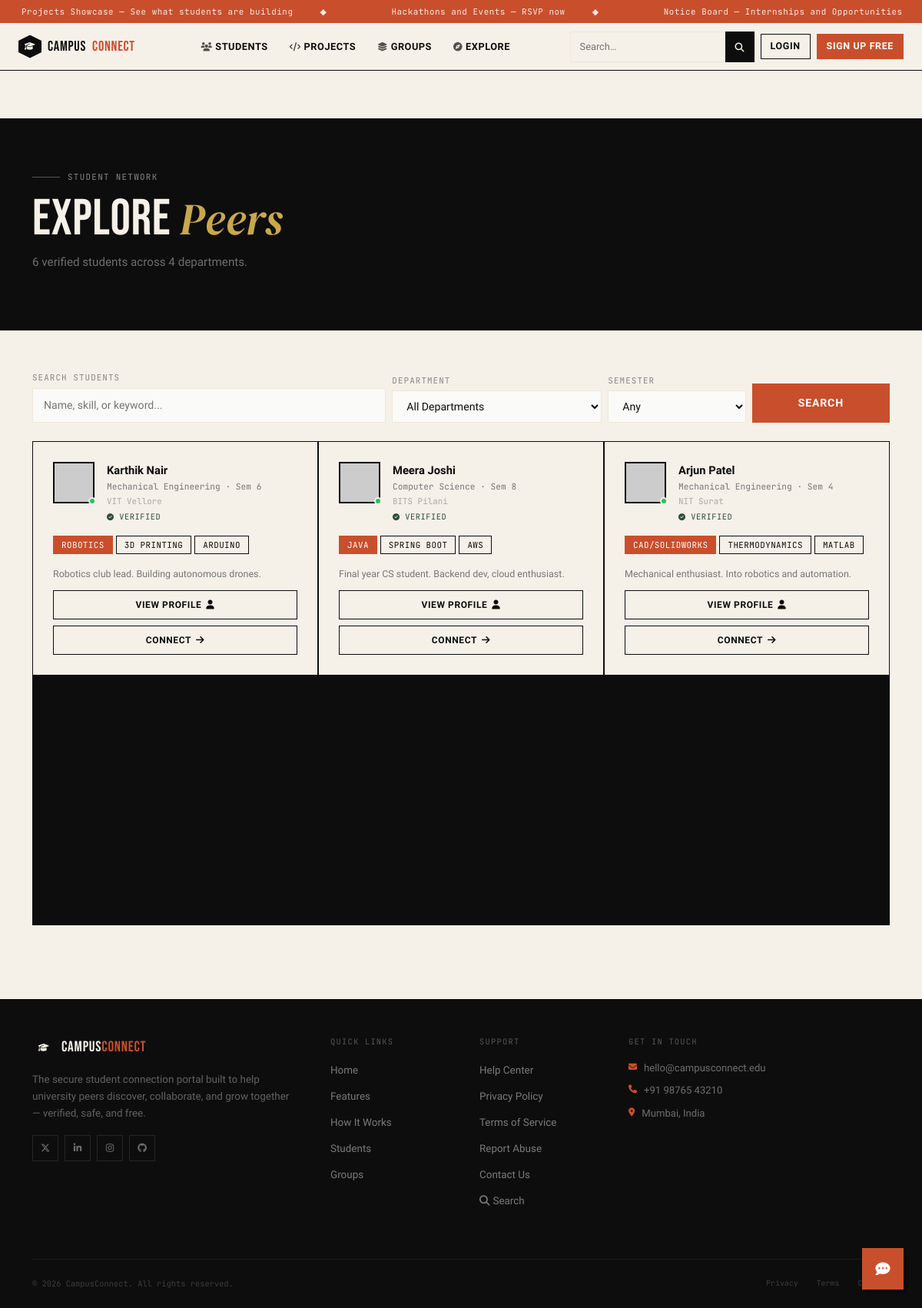
The app's page /pages/students.php with its own data.
### tables this page shows
CREATE TABLE IF NOT EXISTS users (
    id          INT AUTO_INCREMENT PRIMARY KEY,
    name        VARCHAR(100)        NOT NULL,
    email       VARCHAR(150)        NOT NULL UNIQUE,
    password    VARCHAR(255)        NOT NULL,
    department  VARCHAR(100),
    semester    TINYINT UNSIGNED,
    university  VARCHAR(150),
    skills      TEXT,                           
    bio         TEXT,
    avatar      VARCHAR(255)        DEFAULT 'default.jpg',
    is_verified TINYINT(1)          DEFAULT 0,
    is_online   TINYINT(1)          DEFAULT 0,
    created_at  TIMESTAMP           DEFAULT CURRENT_TIMESTAMP
);

### includes/config.php (called while the page is built, shortened)
<?php
function isLoggedIn(): bool {
    return isset($_SESSION['user_id']);
}
function e(string $s): string {
    return htmlspecialchars($s, ENT_QUOTES, 'UTF-8');
}

### pages/students.php (the view, shortened to what this page needs)
<?php
require_once __DIR__ . '/../includes/config.php';
$db = getDB();
$search = trim($_GET['q']    ?? '');
$page   = max(1, (int)($_GET['page'] ?? 1));
$perPage= 12;
$offset = ($page - 1) * $perPage;
$where  = ['u.is_verified = 1'];
$params = [];
$whereSQL = implode(' AND ', $where);
$stCount = $db->prepare("SELECT COUNT(*) FROM users u WHERE $whereSQL");
$stCount->execute($params);
$total = (int)$stCount->fetchColumn();
$stFetch = $db->prepare("SELECT * FROM users u WHERE $whereSQL ORDER BY u.is_online DESC, u.id DESC LIMIT $perPage OFFSET $offset");
$stFetch->execute($params);
$students = $stFetch->fetchAll();
$depts = $db->query("SELECT DISTINCT department FROM users WHERE department IS NOT NULL AND department != '' ORDER BY department")->fetchAll(PDO::FETCH_COLUMN);
$connectionStatus = [];
include __DIR__ . '/../includes/header.php';
?>
<div style="margin-top:92px;background:var(--paper);min-height:100vh;">
  <div style="background:var(--ink);padding:60px 0;">
    <div class="container">
      <div class="cc-section-label white-lbl reveal">Student Network</div>
      <h1 class="cc-heading on-dark reveal d1">Explore <em>Peers</em></h1>
      <p class="reveal d2" style="color:rgba(255,255,255,.4);max-width:500px;margin-top:12px;font-size:.95rem;line-height:1.65;">
        <?= number_format($total) ?> verified students across <?= count($depts) ?> departments.
      </p>
    </div>
  </div>
  <div class="container py-5">
    <form method="GET" class="mb-4 reveal">
      <div class="row g-2 align-items-end">
        <div class="col-lg-5 col-md-4">
          <label class="cc-form-label">Search Students</label>
          <input type="text" name="q" value="<?= e($search) ?>"
                 class="cc-form-input" placeholder="Name, skill, or keyword...">
        </div>
        <div class="col-lg-3 col-md-3">
          <label class="cc-form-label">Department</label>
          <select name="dept" class="cc-form-input">
            <option value="">All Departments</option>
          </select>
        </div>
        <div class="col-lg-2 col-md-2">
          <label class="cc-form-label">Semester</label>
          <select name="sem" class="cc-form-input">
            <option value="0">Any</option>
          </select>
        </div>
        <div class="col-lg-2 col-md-3 d-flex gap-2">
          <button type="submit" class="cc-form-submit flex-grow-1">Search</button>
        </div>
      </div>
    </form>
    <?php if ($students): ?>
    <div class="cc-students-grid mb-5">
      <?php
      $deptMap = [
        'Computer Science'        => 'cs',
        'Mechanical Engineering'  => 'mech',
        'Business Administration' => 'biz',
        'UX Design'               => 'design',
      ];
      foreach ($students as $i => $stu):
        $dept_key   = $deptMap[$stu['department'] ?? ''] ?? 'other';
        $skills     = array_slice(explode(',', $stu['skills'] ?? ''), 0, 3);
        $statusCls  = $stu['is_online'] ? 'online' : 'offline';
        $connStatus = $connectionStatus[(int)$stu['id']] ?? null;
      ?>
      <div class="cc-student-card reveal d<?= ($i % 3) + 1 ?>" data-dept="<?= e($dept_key) ?>">
        <div class="d-flex gap-3 align-items-start mb-3">
          <div class="position-relative flex-shrink-0">
            <img class="cc-student-avatar"
                 src="https://picsum.photos/seed/<?= e($stu['name']) ?>/120/120" alt="<?= e($stu['name']) ?>">
            <span class="cc-status-dot <?= $statusCls ?>"></span>
          </div>
          <div>
            <div class="cc-student-name"><?= e($stu['name']) ?></div>
            <div class="cc-student-dept"><?= e($stu['department']) ?> · Sem <?= (int)$stu['semester'] ?></div>
            <?php if ($stu['university']): ?>
            <div style="font-size:.68rem;color:#aaa;font-family:var(--font-mono);margin-top:2px;"><?= e($stu['university']) ?></div>
            <?php endif; ?>
            <div class="cc-student-verified"><i class="fas fa-check-circle"></i> Verified</div>
          </div>
        </div>
        <div class="d-flex flex-wrap gap-1 mb-3">
          <?php foreach ($skills as $j => $sk): ?>
          <span class="cc-pill <?= $j === 0 ? 'accent' : '' ?>"><?= e(trim($sk)) ?></span>
          <?php endforeach; ?>
        </div>
        <?php if ($stu['bio']): ?>
        <p style="font-size:.78rem;color:#777;line-height:1.55;margin-bottom:12px;"><?= e(mb_strimwidth($stu['bio'],0,90,'…')) ?></p>
        <?php endif; ?>
        <a href="view_student.php?id=<?= (int)$stu['id'] ?>" class="cc-student-btn mb-2">
          View Profile <i class="fas fa-user"></i>
        </a>
        <?php if (isLoggedIn()): ?>
          <?php if ($connStatus === 'accepted'): ?>
          <div class="cc-student-btn" style="justify-content:center;background:var(--moss);color:#fff;border-color:var(--moss);cursor:default;">
            <i class="fas fa-check"></i> Connected
          </div>
          <?php elseif ($connStatus === 'pending'): ?>
          <div class="cc-student-btn" style="justify-content:center;cursor:default;color:#aaa;border-color:#ddd;">
            Pending…
          </div>
          <?php else: ?>
          <form method="POST" action="send_connection.php">
            <input type="hidden" name="to_user" value="<?= (int)$stu['id'] ?>">
            <input type="hidden" name="csrf"    value="<?= e($_SESSION['csrf'] ?? '') ?>">
            <button type="submit" class="cc-student-btn">
              Connect <i class="fas fa-paper-plane"></i>
            </button>
          </form>
          <?php endif; ?>
        <?php else: ?>
          <a href="login.php" class="cc-student-btn">Connect <i class="fas fa-arrow-right"></i></a>
        <?php endif; ?>
      </div>
      <?php endforeach; ?>
    </div>
    <?php endif; ?>
  </div>
</div>
<?php include __DIR__ . '/../includes/footer.php'; ?>

### assets/css/style.css (style rules this page uses)
:root { --ink: #0d0d0d; --paper: #f5f0e8; --cream: #ede8d8; --rust: #c94f2c; --rust-light: #e8694a; --moss: #2d4a3e; --gold: #c9a84c; --sky: #1a3a5c; --white: #fafaf8; --font-display:'Bebas Neue', sans-serif; --font-serif: 'DM Serif Display', serif; --font-body: 'Bricolage Grotesque', sans-serif; --font-mono: 'JetBrains Mono', monospace; --ease-out: cubic-bezier(0.16, 1, 0.3, 1); --ease-bounce: cubic-bezier(0.34, 1.56, 0.64, 1); }
*, *::before, *::after { box-sizing: border-box; }
html { scroll-behavior: smooth; }
body { font-family: var(--font-body); background: var(--paper); color: var(--ink); overflow-x: hidden; }
img { max-width: 100%; }
a { text-decoration: none; }
.cc-section-label { display: inline-flex; align-items: center; gap: 10px; font-family: var(--font-mono); font-size: .68rem; letter-spacing: .12em; text-transform: uppercase; color: var(--rust); margin-bottom: 16px; }
.cc-section-label::before { content: ''; width: 36px; height: 1px; background: var(--rust); }
.cc-section-label.white-lbl { color: rgba(255,255,255,.5); }
.cc-section-label.white-lbl::before { background: rgba(255,255,255,.3); }
.cc-heading { font-family: var(--font-display); font-size: clamp(44px, 5.5vw, 72px); line-height: .95; letter-spacing: .01em; color: var(--ink); }
.cc-heading em { font-family: var(--font-serif); font-style: italic; color: var(--rust); font-size: .88em; }
.cc-heading.on-dark { color: var(--paper); }
.cc-heading.on-dark em { color: var(--gold); }
.cc-pill { padding: 3px 10px; font-size: .68rem; font-family: var(--font-mono); border: 1px solid var(--ink); text-transform: uppercase; letter-spacing: .04em; color: var(--ink); }
.cc-pill.accent { background: var(--rust); border-color: var(--rust); color: #fff; }
.cc-students-grid { display: grid; grid-template-columns: repeat(3,1fr); gap: 2px; background: var(--ink); border: 1.5px solid var(--ink); }
.cc-student-card { background: var(--paper); padding: 26px; transition: background .25s; }
.cc-student-avatar { width: 54px; height: 54px; border: 2px solid var(--ink); object-fit: cover; flex-shrink: 0; }
.cc-student-name { font-weight: 700; font-size: .92rem; color: var(--ink); }
.cc-student-dept { font-size: .7rem; color: #777; font-family: var(--font-mono); margin-top: 2px; }
.cc-student-verified { font-size: .65rem; color: var(--moss); font-family: var(--font-mono); text-transform: uppercase; letter-spacing: .05em; margin-top: 5px; }
.cc-student-verified i { font-size: 9px; }
.cc-status-dot { width: 10px; height: 10px; border-radius: 50%; border: 2px solid var(--paper); position: absolute; bottom: -2px; right: -2px; }
.cc-status-dot.online { background: #22c55e; }
.cc-student-btn { width: 100%; padding: 9px; background: transparent; border: 1.5px solid var(--ink); font-family: var(--font-body); font-size: .75rem; font-weight: 600; text-transform: uppercase; letter-spacing: .05em; color: var(--ink); cursor: pointer; transition: all .2s; display: flex; align-items: center; justify-content: center; gap: 6px; }
.reveal { opacity: 0; transform: translateY(28px); transition: opacity .8s var(--ease-out), transform .8s var(--ease-out); }
.reveal.visible { opacity: 1; transform: none; }
.d1 { transition-delay: .1s; }
.d2 { transition-delay: .2s; }
.d3 { transition-delay: .3s; }
.cc-form-label { font-family: var(--font-mono); font-size: .68rem; letter-spacing: .1em; text-transform: uppercase; color: #888; margin-bottom: 5px; }
.cc-form-input { width: 100%; padding: 11px 14px; background: var(--white); border: 1.5px solid var(--cream); font-family: var(--font-body); font-size: .88rem; color: var(--ink); outline: none; transition: border-color .2s; border-radius: 0; }
.cc-form-submit { width: 100%; padding: 13px; background: var(--rust); border: 2px solid var(--rust); color: #fff; font-family: var(--font-body); font-size: .88rem; font-weight: 700; text-transform: uppercase; letter-spacing: .06em; cursor: pointer; transition: all .2s; }

### records on screen
users: is_online 1 (drawn), name "Karthik Nair", department "Mechanical Engineering", semester "6", university "VIT Vellore", skills "ROBOTICS", skills "3D PRINTING", skills "ARDUINO", bio "Robotics club lead. Building autonomous drones."
users: is_online 1 (drawn), name "Meera Joshi", department "Computer Science", semester "8", university "BITS Pilani", skills "JAVA", skills "SPRING BOOT", skills "AWS", bio "Final year CS student. Backend dev, cloud enthusiast."
users: is_online 1 (drawn), name "Arjun Patel", department "Mechanical Engineering", semester "4", university "NIT Surat", skills "CAD/SOLIDWORKS", skills "THERMODYNAMICS", skills "MATLAB", bio "Mechanical enthusiast. Into robotics and automation."

### other values on screen
$t "Projects Showcase — See what students are building"
$t "Hackathons and Events — RSVP now"
$t "Notice Board — Internships and Opportunities"
$total "6"
count($depts) "4"
